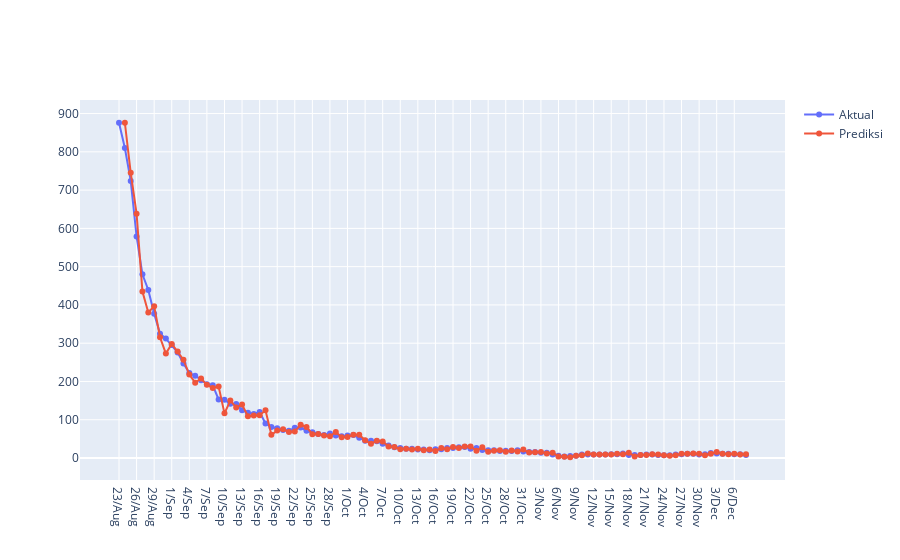

Notebook code cell kept with this figure:
### Code cell
# fig = px.line(df, x="year", y="lifeExp", title='Life expectancy in Canada')
# fig.show()

import plotly.graph_objects as go
# desChart = pd.DataFrame(des[['waktu','Xt','Ft+m']])

fig = go.Figure()
fig.add_trace(go.Scatter(x=des['waktu'], y=des['Xt'],mode='lines+markers',name='Aktual'))
fig.add_trace(go.Scatter(x=des['waktu'], y=des['Ft+m'],mode='lines+markers',name='Prediksi'))
# lineAdd = px.line(desChart, x='waktu',y='Xt')
# lineAdd = px.line(desChart,x='waktu',y='Ft+m')
fig.show()
# desChart

### Figure 1 — Plotly figure (JSON) as saved in the notebook; plotly's stock layout.template omitted (floating-point values rounded to 4 significant figures)
{"data": [{"mode": "lines+markers", "name": "Aktual", "type": "scatter", "x": ["23/Aug", "24/Aug", "25/Aug", "26/Aug", "27/Aug", "28/Aug", "29/Aug", "30/Aug", "31/Aug", "1/Sep", "2/Sep", "3/Sep", "4/Sep", "5/Sep", "6/Sep", "7/Sep", "8/Sep", "9/Sep", "10/Sep", "11/Sep", "12/Sep", "13/Sep", "14/Sep", "15/Sep", "16/Sep", "17/Sep", "18/Sep", "19/Sep", "20/Sep", "21/Sep", "22/Sep", "23/Sep", "24/Sep", "25/Sep", "26/Sep", "27/Sep", "28/Sep", "29/Sep", "30/Sep", "1/Oct", "2/Oct", "3/Oct", "4/Oct", "5/Oct", "6/Oct", "7/Oct", "8/Oct", "9/Oct", "10/Oct", "11/Oct", "12/Oct", "13/Oct", "14/Oct", "15/Oct", "16/Oct", "17/Oct", "18/Oct", "19/Oct", "20/Oct", "21/Oct", "22/Oct", "23/Oct", "24/Oct", "25/Oct", "26/Oct", "27/Oct", "28/Oct", "29/Oct", "30/Oct", "31/Oct", "1/Nov", "2/Nov", "3/Nov", "4/Nov", "5/Nov", "6/Nov", "7/Nov", "8/Nov", "9/Nov", "10/Nov", "11/Nov", "12/Nov", "13/Nov", "14/Nov", "15/Nov", "16/Nov", "17/Nov", "18/Nov", "19/Nov", "20/Nov", "21/Nov", "22/Nov", "23/Nov", "24/Nov", "25/Nov", "26/Nov", "27/Nov", "28/Nov", "29/Nov", "30/Nov", "1/Dec", "2/Dec", "3/Dec", "4/Dec", "5/Dec", "6/Dec", "7/Dec", "8/Dec"], "y": [876, 810, 724, 579, 480, 439, 377, 325, 312, 295, 276, 247, 222, 215, 203, 193, 190, 153, 152, 142, 141, 125, 118, 115, 120, 90, 81, 78, 73, 71, 79, 80, 71, 67, 63, 60, 64, 59, 57, 59, 60, 53, 45, 45, 44, 37, 33, 28, 26, 24, 24, 22, 22, 20, 23, 23, 26, 26, 28, 29, 24, 26, 21, 20, 20, 18, 19, 18, 20, 17, 16, 16, 14, 14, 9, 6, 4, 5, 6, 9, 9, 9, 9, 9, 10, 10, 12, 8, 8, 8, 9, 9, 8, 7, 7, 9, 10, 11, 11, 9, 10, 13, 12, 11, 11, 10, 10, 8]}, {"mode": "lines+markers", "name": "Prediksi", "type": "scatter", "x": ["23/Aug", "24/Aug", "25/Aug", "26/Aug", "27/Aug", "28/Aug", "29/Aug", "30/Aug", "31/Aug", "1/Sep", "2/Sep", "3/Sep", "4/Sep", "5/Sep", "6/Sep", "7/Sep", "8/Sep", "9/Sep", "10/Sep", "11/Sep", "12/Sep", "13/Sep", "14/Sep", "15/Sep", "16/Sep", "17/Sep", "18/Sep", "19/Sep", "20/Sep", "21/Sep", "22/Sep", "23/Sep", "24/Sep", "25/Sep", "26/Sep", "27/Sep", "28/Sep", "29/Sep", "30/Sep", "1/Oct", "2/Oct", "3/Oct", "4/Oct", "5/Oct", "6/Oct", "7/Oct", "8/Oct", "9/Oct", "10/Oct", "11/Oct", "12/Oct", "13/Oct", "14/Oct", "15/Oct", "16/Oct", "17/Oct", "18/Oct", "19/Oct", "20/Oct", "21/Oct", "22/Oct", "23/Oct", "24/Oct", "25/Oct", "26/Oct", "27/Oct", "28/Oct", "29/Oct", "30/Oct", "31/Oct", "1/Nov", "2/Nov", "3/Nov", "4/Nov", "5/Nov", "6/Nov", "7/Nov", "8/Nov", "9/Nov", "10/Nov", "11/Nov", "12/Nov", "13/Nov", "14/Nov", "15/Nov", "16/Nov", "17/Nov", "18/Nov", "19/Nov", "20/Nov", "21/Nov", "22/Nov", "23/Nov", "24/Nov", "25/Nov", "26/Nov", "27/Nov", "28/Nov", "29/Nov", "30/Nov", "1/Dec", "2/Dec", "3/Dec", "4/Dec", "5/Dec", "6/Dec", "7/Dec", "8/Dec"], "y": ["", 876, 745.3, 638.4, 435.2, 380.1, 396.8, 315.4, 272.8, 298.2, 278.1, 257.0, 218.2, 196.9, 207.6, 191.1, 183.0, 186.9, 116.7, 150.3, 132.2, 139.8, 109.3, 110.8, 111.9, 124.8, 60.7, 71.59, 74.87, 68.04, 68.94, 86.8, 81.14, 62.2, 62.9, 59.0, 56.98, 67.86, 54.18, 54.94, 60.92, 61.02, 46.16, 37.02, 44.84, 43.02, 30.12, 28.94, 23.02, 23.94, 22.0, 23.96, 20.04, 21.96, 18.04, 25.9, 23.06, 28.94, 26.06, 29.96, 30.02, 19.12, 27.86, 16.14, 18.92, 19.98, 16.04, 19.94, 17.04, 21.94, 14.1, 14.96, 15.98, 12.04, 13.96, 4.099, 2.961, 1.979, 5.94, 6.999, 11.96, 9.059, 9.001, 9.0, 9.0, 10.98, 10.02, 13.96, 4.119, 7.922, 7.999, 9.98, 9.02, 7.02, 6.0, 6.98, 10.96, 11.02, 12.0, 11.02, 7.04, 10.94, 15.96, 11.08, 10.0, 10.98, 9.02, 9.98]}], "layout": {}}
